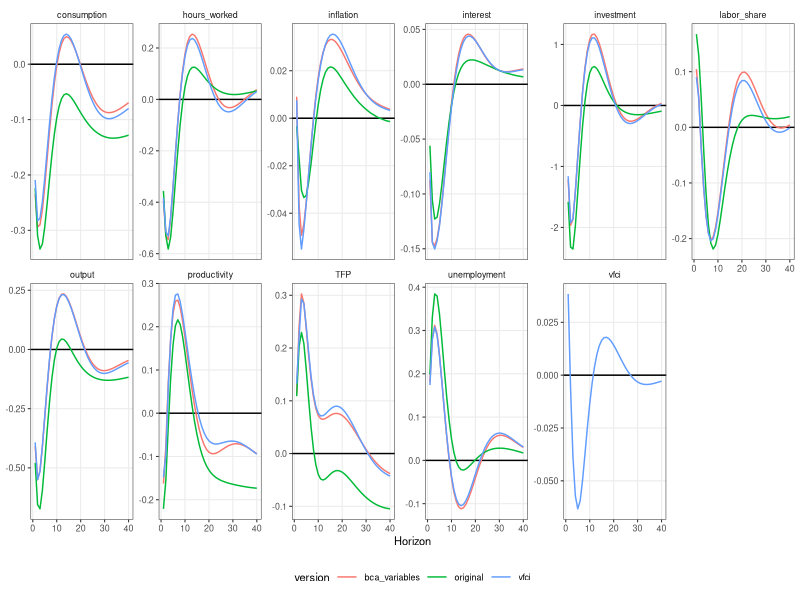
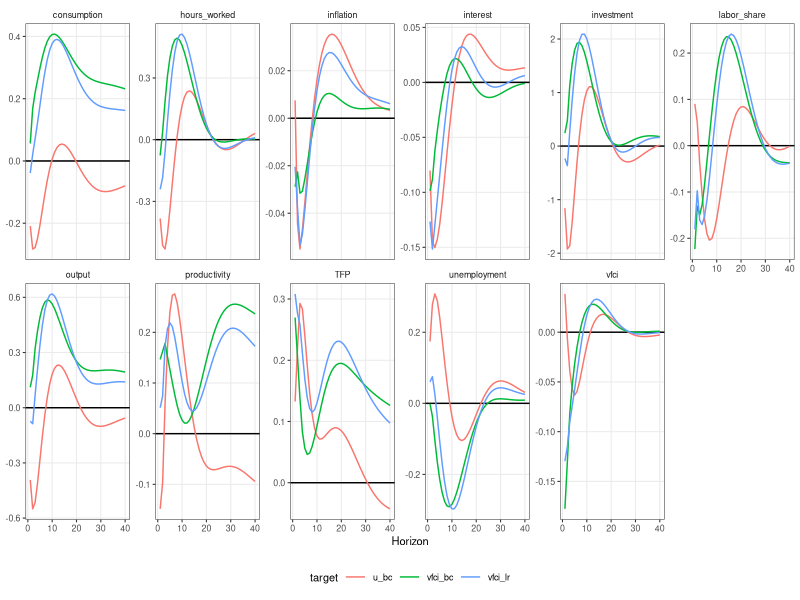

Reproduce these figures in R, in order.
## ---- chunk 1
require(here)
require(data.table)
require(ggplot2)
## ---- chunk 2
df <- fread(here("./data/vfciBC_classical_VAR_IRF.csv"))
vfci <- fread(here("./data/vfciBC_data.csv"))
## ---- chunk 3
df[target == "u_bc"] |>
    ggplot(aes(
        x = h,
        y = irf,
        color = version
    )) +
    geom_hline(yintercept = 0) +
    geom_line() +
    facet_wrap(vars(response), nrow = 2, scales = "free_y") +
    labs(x = "Horizon", y = NULL) +
    theme_bw(base_size = 8) +
    theme(
        legend.position = "bottom",
        strip.background = element_blank(),
        panel.grid.minor = element_blank()
        )
## ---- chunk 4
df[version == "vfci"] |>
    ggplot(aes(
        x = h,
        y = irf,
        color = target
    )) +
    geom_hline(yintercept = 0) +
    geom_line() +
    facet_wrap(vars(response), nrow = 2, scales = "free_y") +
    labs(x = "Horizon", y = NULL) +
    theme_bw(base_size = 8) +
    theme(
        legend.position = "bottom",
        strip.background = element_blank(),
        panel.grid.minor = element_blank()
        )
